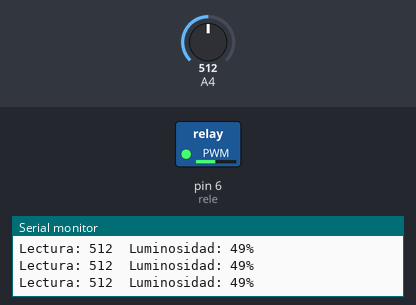
A sketch run on a simulated Arduino Uno, built with avr-gcc and run on an emulated ATmega328P. On the bench: switched loads named in the sketch (green lamp = pin HIGH), the last lines printed to the serial monitor. The inputs (shaded band) are chosen by the test bench; at power-on: A4 = 512.

Above: at 1.2 s.
1.3 s: A4 set to 951
4.3 s: A4 set to 960
At 4.86 s:
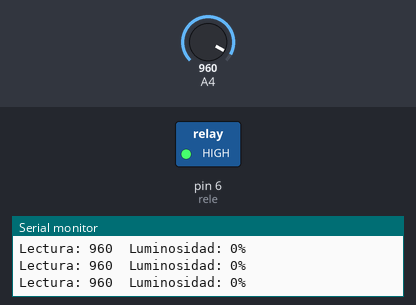
7.3 s: A4 set to 1023
At 8.7 s:
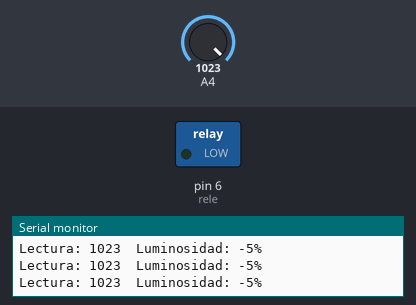
Timing chart, 0 to 10.3 s (numbered marks = the images above; inputs shaded):
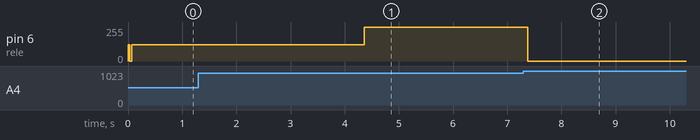

Measured:
- the behaviour switches between 959 and 960 on A4 (found by bisection; images 0 and 1)
- after the input at 4.3 s, pin 6 (rele): 123/255 → 255/255 after 0.06 s
- after the input at 7.3 s, pin 6 (rele): 255/255 → 0/255 after 0.08 s

The sketch:

Control_de_luces.ino
```cpp
int luminosidad;
int valor;
byte rele = 6;

void setup() {
  Serial.begin (9600);
  pinMode (rele, OUTPUT);
}

void loop() {
 valor = analogRead (A4);
 luminosidad = map(valor, 969, 49, 0, 100);
 Serial.print("Lectura: ");
 Serial.print(valor);
 Serial.print ("  Luminosidad: ");
 Serial.print (luminosidad);
 Serial.print ("%");
 Serial.println ();
  if(luminosidad == 0){
    analogWrite(rele,255);
    delay(100);
     }else{
    analogWrite(rele,0);}
  if(valor <=968 && valor >= 216){
    analogWrite(rele,123);
     }else{
    analogWrite(rele,0);}
}
```
